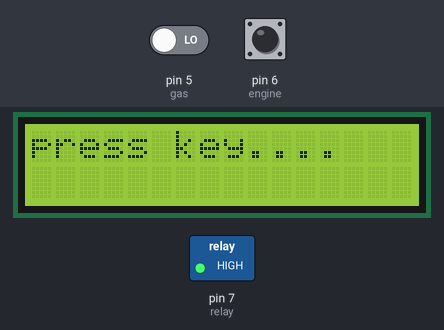
Bench run of a sketch on a simulated Arduino Uno, built with avr-gcc and run on an emulated ATmega328P. Shown: 16×2 character LCD, switched loads named in the sketch (green lamp = pin HIGH). Inputs (shaded band) come from the test bench; at power-on: pin 5 (gas) LOW, pin 6 (engine) HIGH.

Above: at 3.1 s.
At 5.2 s:
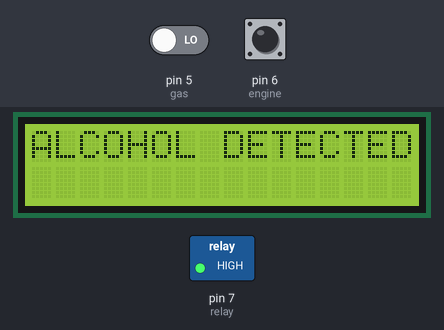
5.3 s: pin 5 (gas) driven HIGH
7.5 s: pin 6 (engine) pulled LOW for 1.2 s
At 8.1 s:
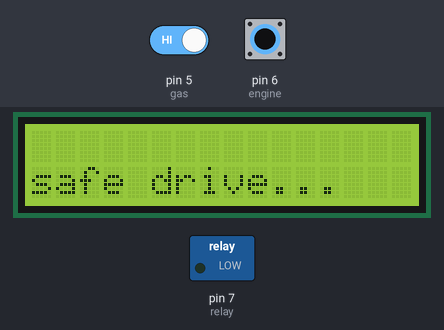
10.2 s: pin 5 (gas) driven LOW
At 11.0 s:
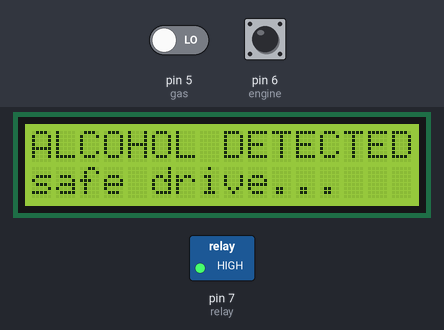
Timing chart, 0 to 13.2 s (numbered marks = the images above; inputs shaded):
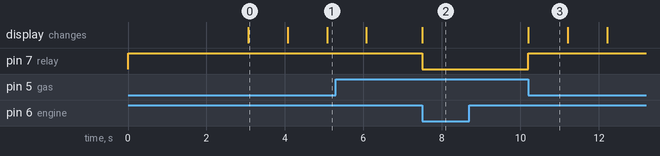

The sketch:

ALCOHOL_DETECTION.ino
```cpp
#include<LiquidCrystal.h>
LiquidCrystal lcd(8, 9, 10, 11, 12, 13);//RS,EN,D4,D5,D6,D7
#define gas 5
#define engine 6
#define gnd 3
#define relay 7
int alc=0,button=0;
void setup()
{
  Serial.begin(9600);
  pinMode(gas,INPUT);
  pinMode(engine,INPUT_PULLUP);
  pinMode(relay,OUTPUT);
  pinMode(gnd,OUTPUT);
  digitalWrite(relay,HIGH);
  digitalWrite(gnd,LOW);
  lcd.begin(16,2);//initializing LCD
  lcd.setCursor(0,1);
  lcd.print("Protection");
  delay(3000);
  lcd.clear();
  lcd.setCursor(0,0);
  lcd.print("press key....");
  delay(1000);
 }
void loop()
{
 alc=digitalRead(gas);
 button=digitalRead(engine);
 if(alc==HIGH)
 {
 if (button==LOW)
 {lcd.clear();
  digitalWrite(relay,LOW);
  lcd.setCursor(0,1);
  lcd.print("safe drive...");
  delay(2000);
 }
}
else
{
digitalWrite(relay,HIGH);
lcd.setCursor(0,0);
lcd.print("ALCOHOL DETECTED");
delay(1000);
lcd.clear();
}
}
```

Measured:
- after the input at 7.5 s, pin 7 (relay): HIGH → LOW at once; the display: changes at once (image 2)
- after the input at 10.2 s, pin 7 (relay): LOW → HIGH at once; the display: changes at once (image 3)
- what the display in image 0 shows lasts 1.0 s, from 3.1 s to 4.1 s
